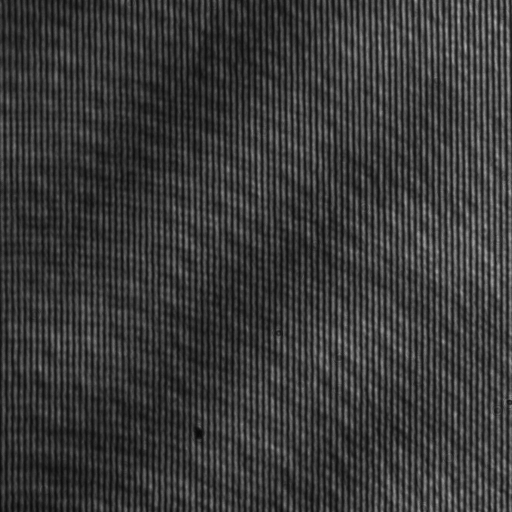
%> input picture Tomography_shift_function/Reference.tif, 1024 x 1024 px (shown at 1/2 size)
$ octave Point_Propagation_function.m   (GNU Octave 9; MATLAB toolbox functions it lacks are replaced by stand-ins)
%> lines starting %> are read from the running program, lines starting %| are printed output that depends on the picture; in (x1, y1, x2, y2) boxes, pixels count from 0 and x2, y2 are one past the last pixel; in counts of white or black regions, pixels touching at a corner belong together; the program's own positions count from 1
### Tomography_shift_function/Filter.m
function Filtered_Img = Filter( FT_Image, radius )

%     shapeInserter = vision.ShapeInserter('Shape','Circles', 'Fill', true, ...
%                    'FillColor', 'Custom', 'CustomFillColor',  uint8(1));

    Mask_r = zeros(size( FT_Image ));
    % Getting center point
    C1_x = size( FT_Image, 2 ) / 2;
    C1_y = size( FT_Image, 1 ) / 2;

    % Masking right point Circle
    % Finding the next maximum along the center point towards left
    temp = abs(FT_Image);
    [max_value, Index ] = max(temp( C1_y, C1_x + 1: size( FT_Image, 2)));
    C2_x = C1_x + 1+ Index;
    C2_y = C1_y;

    % Drawing circles on mask
    %circles = int32([C2_x C2_y radius]);
    %Mask_r = step( shapeInserter, Mask_r, circles);
    [rr cc] = meshgrid(1:1024);
    Mask_r = sqrt((rr-C2_x).^2+(cc-C2_y).^2)<=radius;
    imshow(Mask_r);

    %Applying mask
    Filtered_Img = FT_Image .* double(Mask_r);
    figure;imshow(Filtered_Img, []); title ('mask');
end

### Tomography_shift_function/Point_Propagation_function.m

%%  Ntambaazi Tonny, CIMET: Report Lab 2

% This report and code shows the application of the point propagation
% function and
% also show the distribution of h
% As in first report, it uses the filter function for masking the images
% It also uses the unwrap_Gold2_1_modified.m file for unwrapping the phase

%%
clear all; close all; clc;

Reference = imread('Reference.tif');
%> Reference is the input picture: size 1024x1024 uint8; min 6, max 182, mean 56.3
Object    = imread('Object.tif');
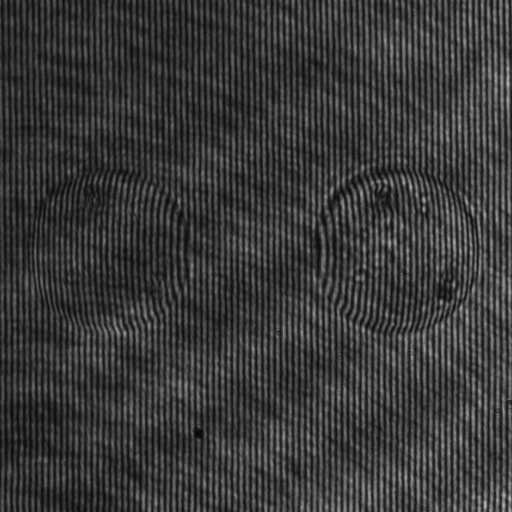
%> input picture Tomography_shift_function/Object.tif, 1024 x 1024 px (shown at 1/2 size)
%> Object is the input picture: size 1024x1024 uint8; min 6, max 193, mean 56.9
radius = 20;
dim = 2;
DeltaX = 4.4 * (10^-6);
lamda = 632 *(10^-9);
dimChange = dim * (10^-3);
No = 1.59;
Nb = 1.52;


%% The point propagation function ppf

frequency = (1/(2*DeltaX));

for i = 1:100
    m = (i*(6.28/lamda)*sqrt(1-(frequency^2))*dimChange);
    ppf =+ m;
end

% pp = sum((1:100)*((6.28/lamda)*sqrt(1-(frequency^2))*dimChange));
% pp1 = (100)*((6.28/lamda)*sqrt(1-(frequency^2))*dimChange);

%% Reference image

Ref_FT = fft2(Reference);
Ref_FT = fftshift(Ref_FT);
imagesc(log(abs(Ref_FT)));
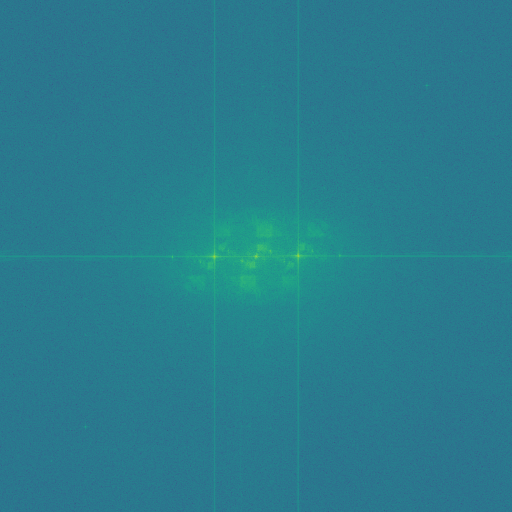
%> displayed picture: size 1024x1024x3, on the screen's scale of 0 to 255 (shown at 1/2 size); mean R, G, B 40.4, 124.3, 141.6

% Applying mask to the image using the filter function
Filt_Ref = Filter(Ref_FT, radius );
%> in Filter, `[max_value, Index ] = max(temp( C1_y, C1_x + 1: size( FT_Image, 2)));`: max_value = 10191595; Index = 85
%> in Filter, `C2_x = C1_x + 1+ Index;`: C2_x = 598
%> in Filter, `Mask_r = sqrt((rr-C2_x).^2+(cc-C2_y).^2)<=radius;`:
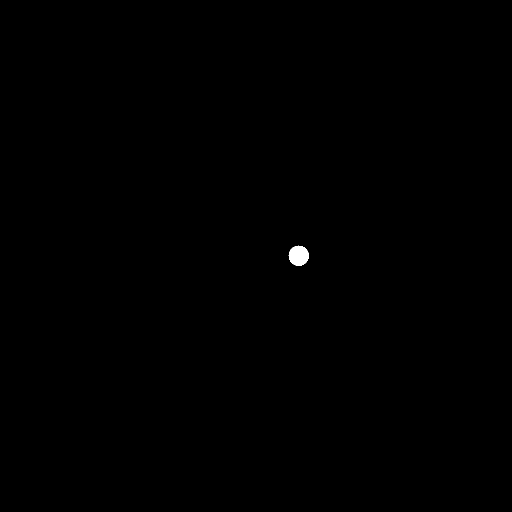
%> Mask_r: size 1024x1024 logical (shown at 1/2 size); 0.12% white; 1 white region, box (x1, y1, x2, y2) and area: (577, 491, 618, 532) 1257
figure; imagesc(log(abs(Filt_Ref))); title('Reference filtered image');

% shiffing the frequency to the center of spectrum
shift_Ref = fftshift(Filt_Ref, dim);

% Applying the propagation function
shift_Ref = shift_Ref* ppf;

figure; imagesc(log(abs(shift_Ref))); title('Result of the propagation function');
%> after `title('Result of the propagation function')`:
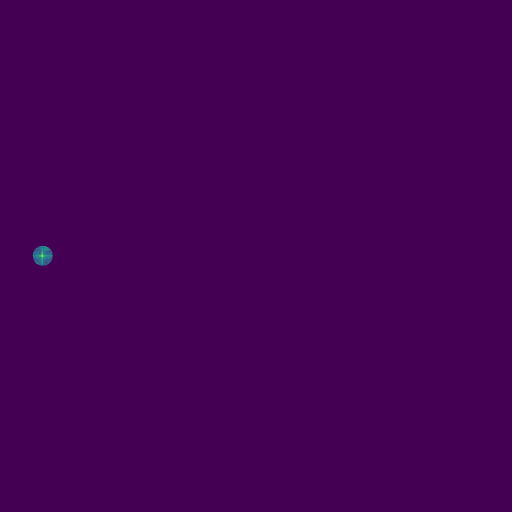
%> displayed picture: size 1024x1024x3, on the screen's scale of 0 to 255 (shown at 1/2 size); mean R, G, B 68, 1.1, 84.1; mean of the top-left, top-right, bottom-left and bottom-right quarters 51.1, 51, 51.1, 51

% Applying the inverse Fourir transform
Ref_mask = ifft2(shift_Ref);
figure; imshow(Ref_mask); title ('Reference IFT');
%> after `imshow(Ref_mask)`:
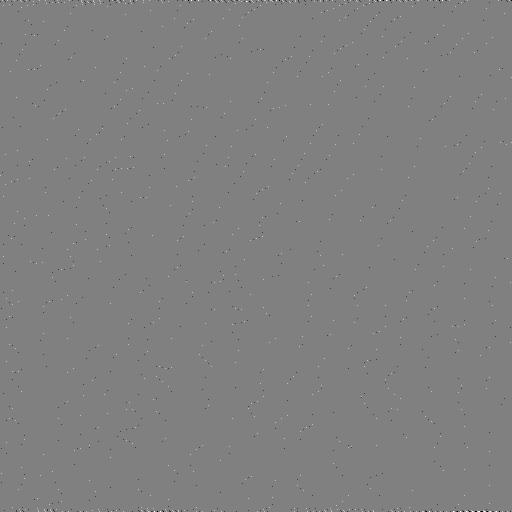
%> displayed picture: size 1024x1024, on the screen's scale of 0 to 255 (shown at 1/2 size); 50% white in thin lines or dots

% The reference Phase
Ref_phase = angle(Ref_mask);
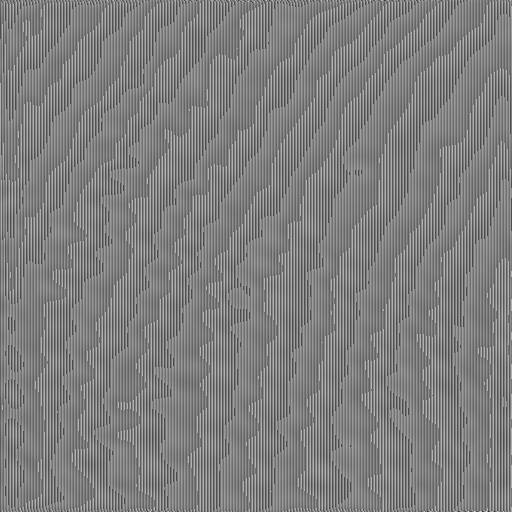
%> Ref_phase: size 1024x1024 double (shown at 1/2 size); min -3.14, max 3.14, mean 0.000679; drawn with min black and max white
figure; imshow(Ref_phase); title('Reference phase');
%> after `imshow(Ref_phase)`:
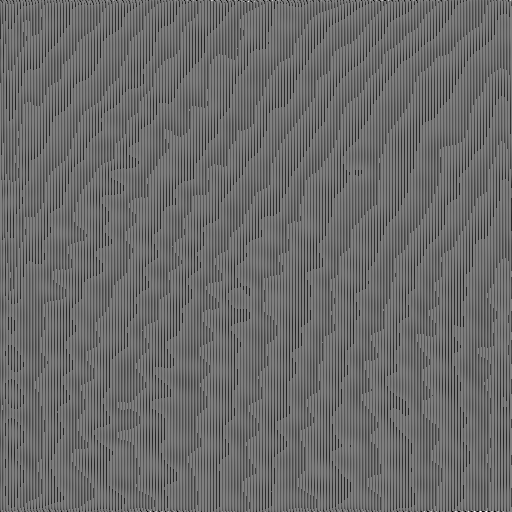
%> displayed picture: size 1024x1024, on the screen's scale of 0 to 255 (shown at 1/2 size); min 0, max 255, mean 107.2

%% Object image

Obj_FT = fft2(Object);
%> (the run ends here)
